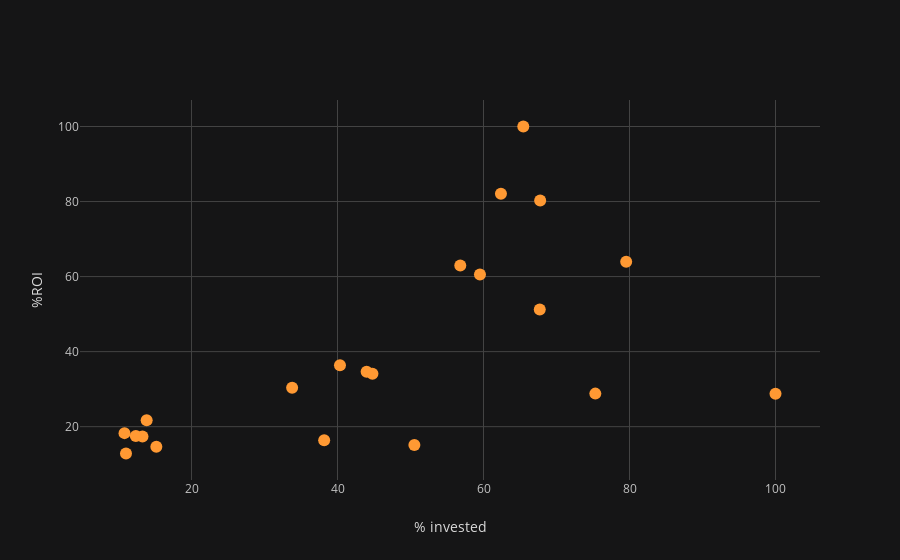

The code cell stored with this chart in its notebook:
### Code cell
final_df.iplot(kind='scatter',mode='markers', x='investment', y='ROI',text='zipcode',xTitle='% invested', yTitle='%ROI')

### Figure 1 — Plotly figure (JSON) as saved in the notebook; plotly's stock layout.template omitted (floating-point values rounded to 4 significant figures)
{"data": [{"line": {"color": "rgba(255, 153, 51, 1.0)", "dash": "solid", "shape": "linear", "width": 1.3}, "marker": {"size": 12, "symbol": "circle"}, "mode": "markers", "name": "ROI", "text": ["10003", "10011", "10013", "10014", "10021", "10022", "10023", "10025", "10028", "10036", "10128", "10304", "10305", "10306", "10308", "11201", "11215", "11217", "11231", "11234", "11434"], "type": "scatter", "uid": "11df364d-0b58-47a2-b180-913983200b0a", "x": [67.71, 79.55, 100, 75.32, 56.82, 62.39, 67.76, 43.99, 65.45, 50.53, 59.51, 10.82, 13.86, 11.02, 13.28, 44.78, 33.78, 40.34, 38.17, 15.18, 12.37], "y": [51.25, 63.94, 28.79, 28.81, 62.94, 82.05, 80.28, 34.61, 100, 15.1, 60.58, 18.28, 21.71, 12.85, 17.38, 34.12, 30.37, 36.37, 16.38, 14.66, 17.5]}], "layout": {"legend": {"bgcolor": "#151516", "font": {"color": "#D9D9D9"}}, "paper_bgcolor": "#151516", "plot_bgcolor": "#151516", "titlefont": {"color": "#D9D9D9"}, "xaxis": {"gridcolor": "#434343", "showgrid": true, "tickfont": {"color": "#C2C2C2"}, "title": "% invested", "titlefont": {"color": "#D9D9D9"}, "zerolinecolor": "#666570"}, "yaxis": {"gridcolor": "#434343", "showgrid": true, "tickfont": {"color": "#C2C2C2"}, "title": "%ROI", "titlefont": {"color": "#D9D9D9"}, "zerolinecolor": "#666570"}}}
